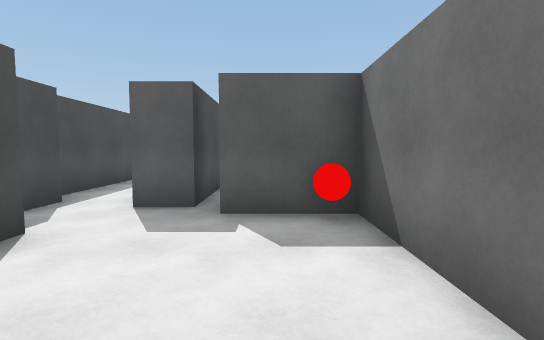
view 1 (above)

23 first-person views from a walk through a Unity game level. The camera is 1.4 m above the floor, tilts 4° down and sees 85° across. The floor is counted in squares, 1.5 m on a side. Each view is taken from the middle of a square. On the plan, view 1 faces up. The plan holds only what a view shows up to about 11 squares ahead; the rest is blank. The player character is not drawn.

view 2
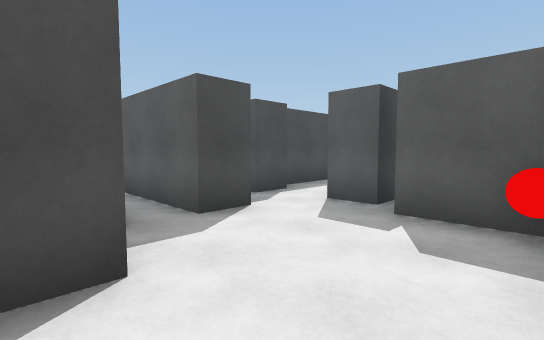

view 3
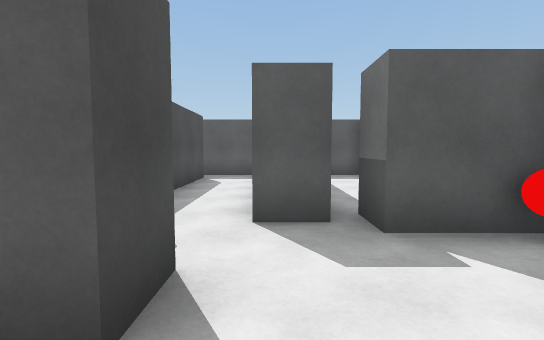

view 4
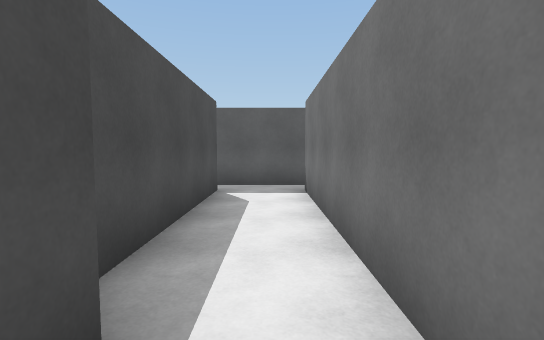

view 5
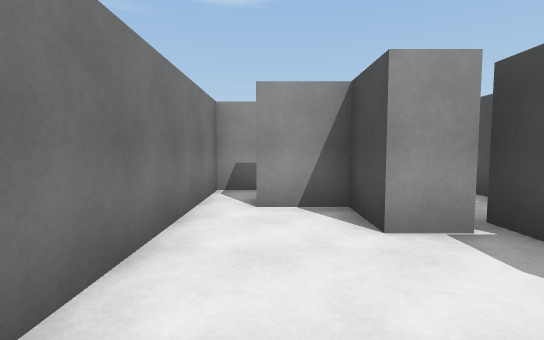

view 6
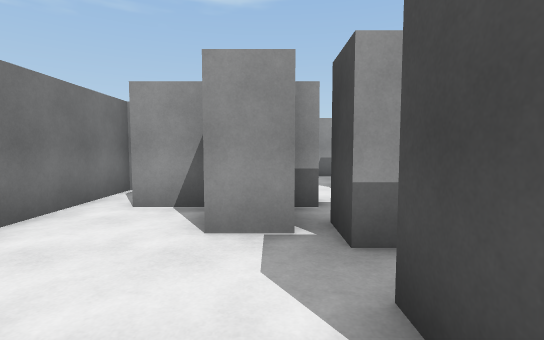

view 7
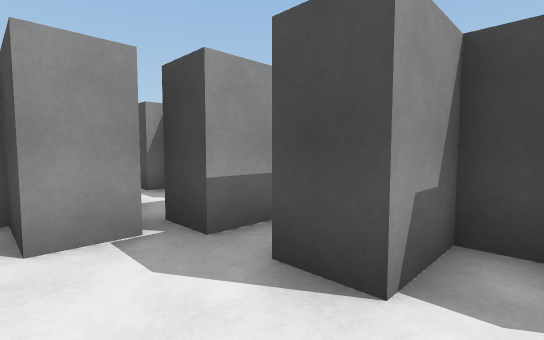

view 8
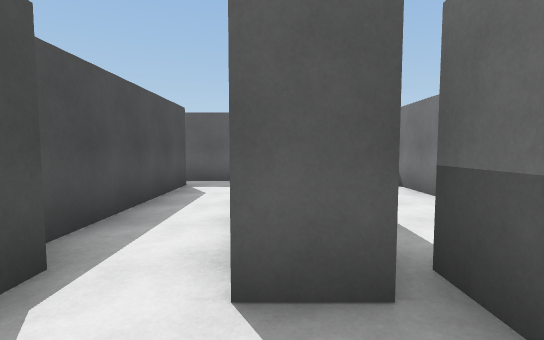

view 9
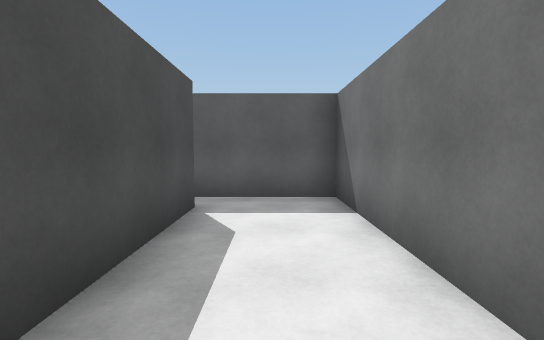

view 10
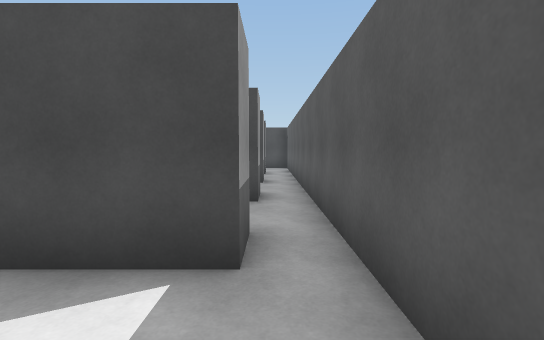

view 11
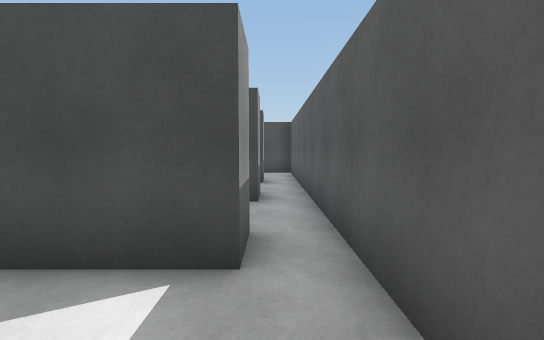

view 12
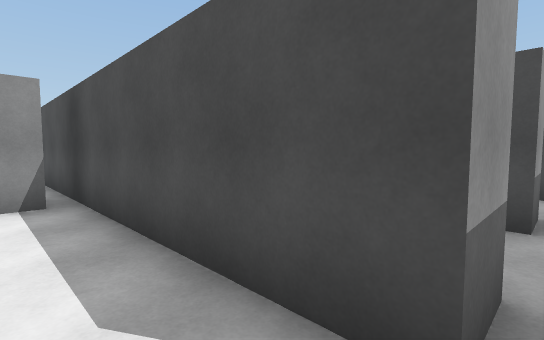

view 13
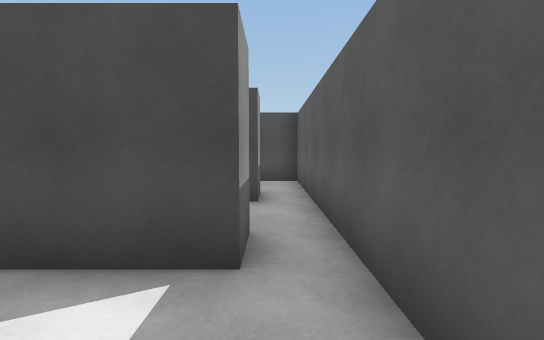

view 14
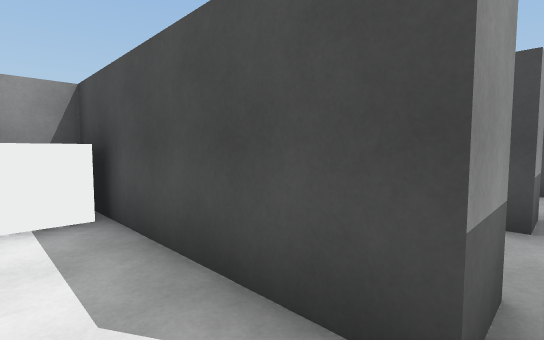

view 15
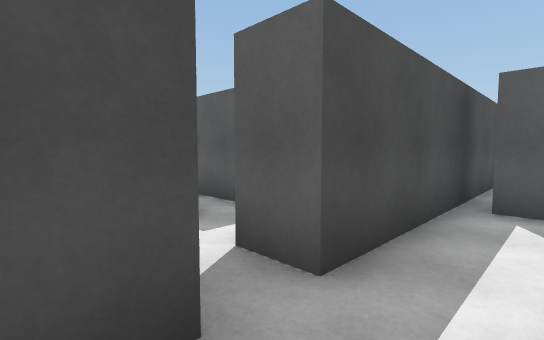

view 16
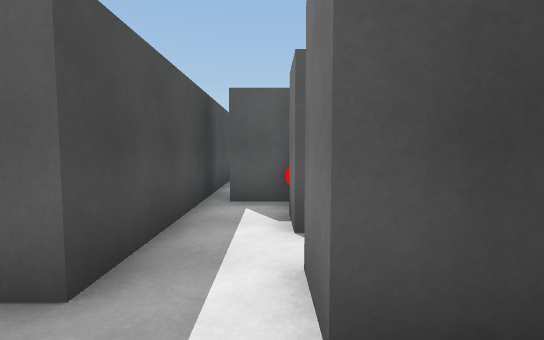

view 17
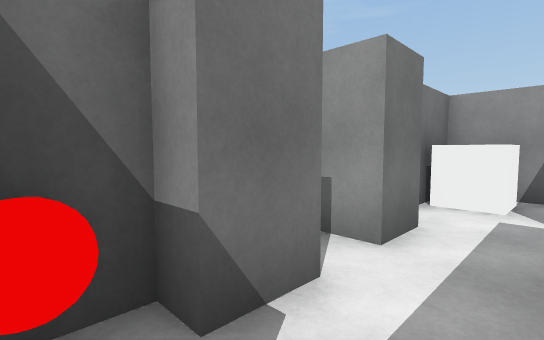

view 18
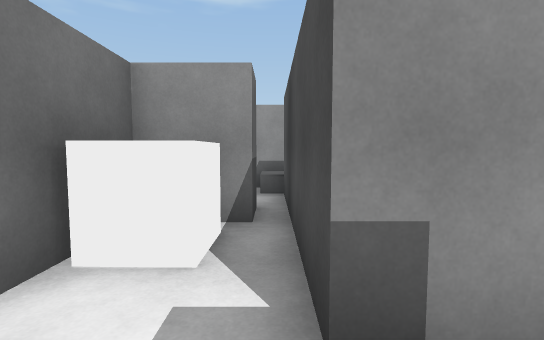

view 19
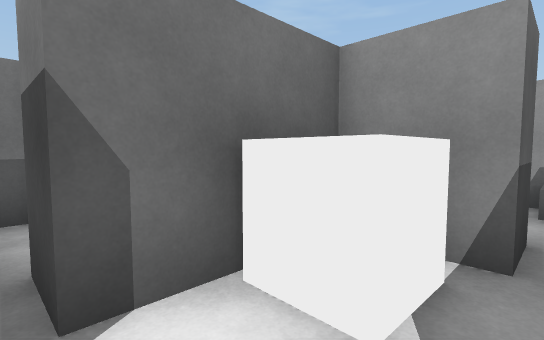

view 20
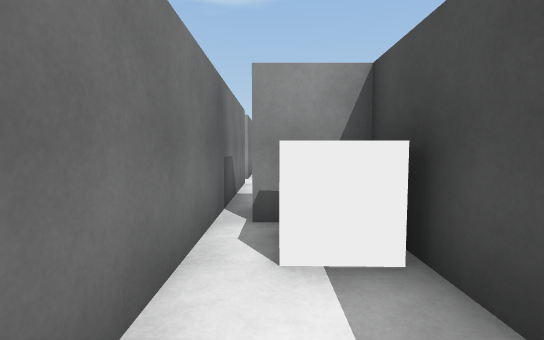

view 21
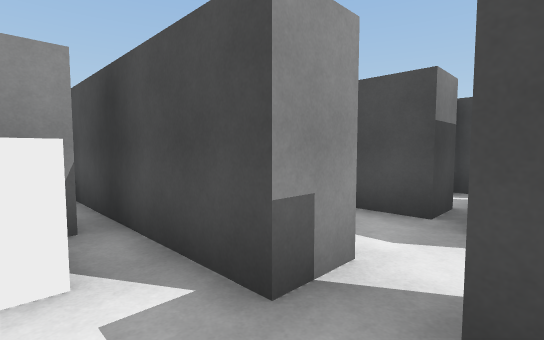

view 22
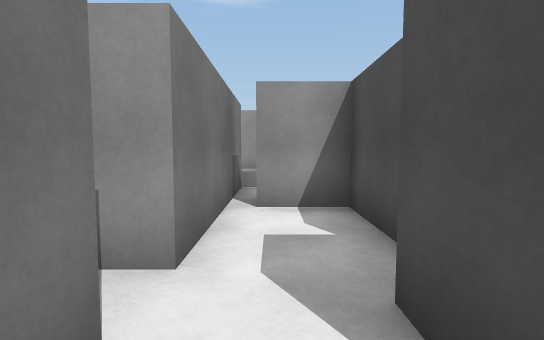

view 23
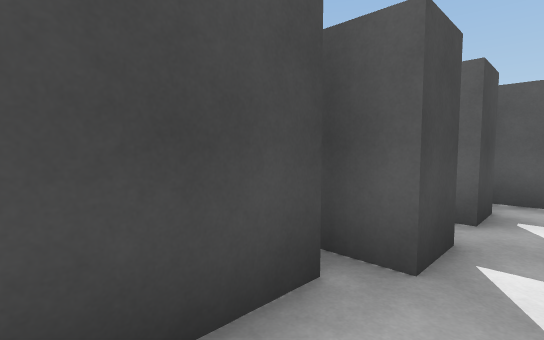

### Floor plan
Points are (right, up) in squares from view 1. A wall is a line through its corners. A room is listed if a view was taken in it or the views show most of it. See-through windows are left out.
Room 1 (views 1, 2, 3, 5, 6, 7, 8)
walls: (-2.4, 0.8) (-1.2, 0.8) (-1.2, -0.7) (0.2, -0.7); (-2.8, 3.3) (-2.8, 2.3) (-5.8, 2.3); (-1.2, 4.8) (-2.2, 4.8); (-2.8, -0.7) (-2.2, -0.7); (1.3, -0.6) (1.3, 4.3) (-0.7, 4.3) (-0.7, 5.2); (-5.8, 1.3) (-2.8, 1.3) (-2.8, 0.2)
ways out: opening at (-2, 4) to room 2; opening at (-1, 5) to room 3; opening at (-5, 2) to room 7; opening at (1, -1) to room 11
objects: other object (1, 4)
Room 2 (views 4, 10, 11)
walls: (-3.7, 5.2) (-3.7, 4.2); (-2.2, 4.8) (-2.2, 10.8); (-5.2, 10.8) (-4.2, 10.8) (-4.2, 5.8); (-1.4, 11.8) (-5.4, 11.8); (-4.2, 4) (-4.2, 3.3) (-2.8, 3.3)
ways out: opening at (-2, 4) to room 1; opening at (-2, 11) to room 3; opening at (-5, 11) to room 4
Room 3 (view 9)
walls: (-1.2, 10.8) (-1.2, 4.8); (1.3, 7.2) (1.3, 11.8) (-1.4, 11.8)
ways out: opening at (-1, 5) to room 1; opening at (-2, 11) to room 2
Room 4 (views 12, 13)
walls: (-8.4, 10.8) (-7.3, 10.8) (-7.3, 5.6); (-5.4, 11.8) (-8.6, 11.8); (-6.9, 5.3) (-6.1, 5.3)
ways out: opening at (-5, 11) to room 2; opening at (-8, 11) to room 5; opening at (-7, 5) to room 7
Room 5 (views 14, 20)
walls: (-10.3, 10.8) (-10.3, 5.3) (-8.8, 5.3); (-8.6, 11.8) (-10.6, 11.8); (-8.3, 5) (-8.3, 8.2)
ways out: opening at (-8, 11) to room 4; opening at (-11, 11)
objects: other object (-10, 6) to (-9, 6)
Room 6 (views 15, 16, 18, 19, 21)
walls: (-7.3, 0.8) (-8.3, 0.8); (-5.8, 0.3) (-5.8, 1.3); (-8.3, -0.2) (-7.3, -0.2) (-7.3, -2.5); (-6.8, -2.8) (-5.3, -2.8) (-5.3, -0.2)
ways out: opening at (-6.5, 1) to room 7; opening at (-8, 0) to room 9; opening at (-5, 0) to room 10; opening at (-7, -3)
objects: other object (-6, -2)
Room 7 (view 17)
walls: (-5.8, 2.3) (-5.8, 3.3) (-5.3, 3.3) (-5.3, 4); (-5.6, 4.3) (-6.8, 4.3); (-7.3, 5.6) (-7.3, 0.8)
ways out: opening at (-5, 2) to room 1; opening at (-7, 5) to room 4; opening at (-6.5, 1) to room 6
objects: other object (-6, 4)
Room 8 (view 22)
walls: (-9.8, 3.2) (-9.8, 2.3) (-11.5, 2.3); (-8.3, 0.8) (-8.3, 5); (-9.2, 4.3) (-10, 4.3)
ways out: opening at (-9, 1) to room 9
Room 9 (view 23)
walls: (-10.3, -0.2) (-10.3, -2.8) (-8.8, -2.8); (-8.3, -3) (-8.3, -0.2); (-9.8, 1.4) (-9.8, 0.3) (-10.6, 0.3)
ways out: opening at (-8, 0) to room 6; opening at (-9, 1) to room 8; opening at (-11, 0)
Room 10 (no view inside)
walls: (-4.2, -1.8) (-4.2, -2.2); (-5.3, -0.2) (-4.2, -0.2); (-4.8, 0.3) (-5.8, 0.3); (-4.2, -2.8) (-3.7, -2.8)
ways out: opening at (-5, 0) to room 6; opening at (-3, -3)
Room 11 (no view inside)
walls: (0.2, -2.8) (1.3, -2.8) (1.3, -0.6)
ways out: opening at (1, -1) to room 1; opening at (0, -2)

Where each view was taken, in squares from view 1:
view 1: 0 up, 0 right, facing up
view 2: 0 up, 1 right, facing up-left
view 3: 1 up, 2 left, facing up
view 4: 4 up, 3 left, facing up
view 5: 4 up, 0 right, facing down
view 6: 4 up, 2 left, facing down
view 7: 4 up, 1 left, facing down-left
view 8: 3 up, 2 left, facing up
view 9: 6 up, 0 right, facing up
view 10: 11 up, 2 left, facing left
view 11: 11 up, 5 left, facing left
view 12: 11 up, 6 left, facing down-left
view 13: 11 up, 8 left, facing left
view 14: 11 up, 9 left, facing down-left
view 15: 1 down, 6 left, facing up-left
view 16: 1 down, 6 left, facing up
view 17: 4 up, 7 left, facing down-right
view 18: 1 up, 7 left, facing down
view 19: 0 up, 7 left, facing down-right
view 20: 9 up, 9 left, facing down
view 21: 1 up, 6 left, facing down-left
view 22: 2 up, 9 left, facing down
view 23: 2 down, 9 left, facing up-left
